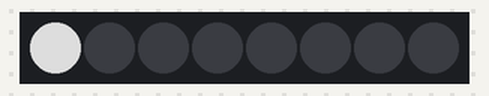
A program run on a simulated Arduino Uno, built with avr-gcc and run on an emulated ATmega328P. On the bench: 8 RGB LEDs in strip order, left to right. Dim RGB values are drawn brighter than linear.

Above: at 0.38 s.
At 1.14 s:
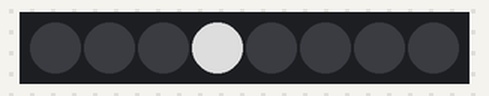
At 1.64 s:
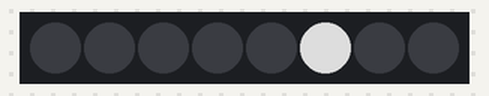
At 2.15 s:
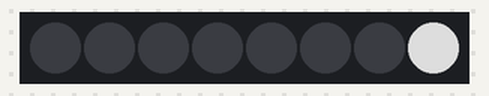
Timing chart, 0 to 40.0 s (numbered marks = the images above):
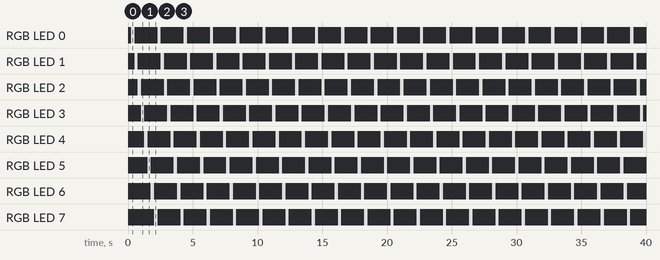

The program:

main.cpp
```cpp
// (licence header left out)
#include <Arduino.h>
#include <Adafruit_NeoPixel.h> //Add the library to your project by including it in your platformio.ini file under the "lib_deps" section.
#define LED_PIN 14             // the A0 pin
#define LED_COUNT 8            // WS2812 with 8 leds
#define MAX_BRIGHTNESS 150
#define DELAYVAL 250
Adafruit_NeoPixel pixels(LED_COUNT, LED_PIN, NEO_GRB + NEO_KHZ800);

// put variable declarations here:
uint32_t rgbColor;
int color = MAX_BRIGHTNESS;
int ledId = 0;
int timer;
int delayCount = DELAYVAL;

// put function declarations here:
void simpleChase();

void setup()
{
  // put your setup code here, to run once:
  pixels.begin();
  pixels.clear();
  rgbColor = pixels.Color(color, color, color);
}

void loop()
{
  // put your main code here, to run repeatedly:
  simpleChase();
}

// put function definitions here:
void simpleChase()
{
  if (timer >= delayCount)
  {
    timer = 0;
    if (ledId >= LED_COUNT)
    {
      ledId = 0;
    }
    pixels.clear();

    pixels.setPixelColor(ledId++, rgbColor);

    pixels.show();
  }
  else
  {
    timer++;
    delay(1);
  }
}
```

Measured:
- by itself, RGB LED 0–7: alternates RGB(150, 150, 150) for 0.25 s and off for 1.8 s
- by itself, everything shown: repeats every 2.0 s, in 8 steps
